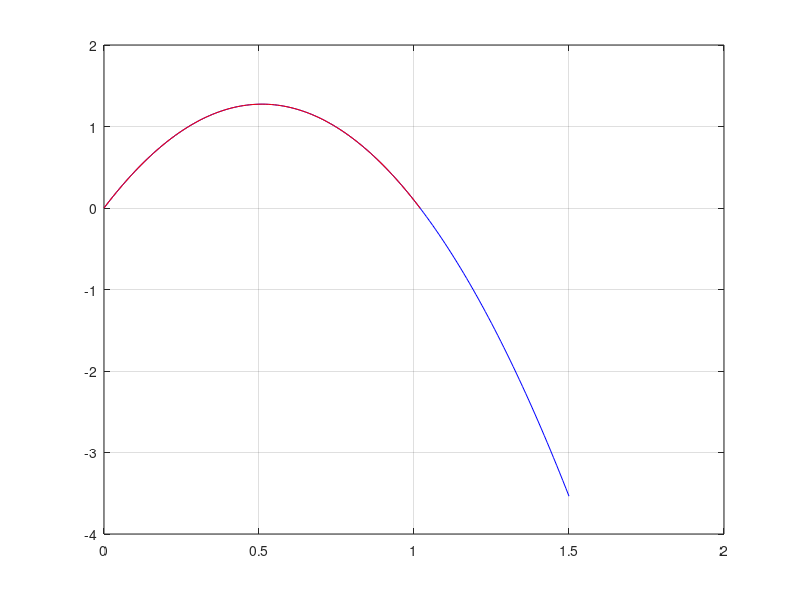

Source code (MATLAB):
clear all; close all;
g = 9.81;
v0 = 5;
t = 0:0.01:1.5;
y = v0*t - 0.5*g*t.^2;
i = 1;

%alturamax = y(1);
while y(i) >= 0 
  i = i + 1
end

fprintf('El tiempo empleado es: %f seg \n',t(i))
fprintf('El tiempo empleado producto de la expresion es: %f seg \n',2*v0/g)
t1 = 0:0.01:t(i);
y1 = v0*t1 - 0.5*g*t1.^2;
plot(t,y,'b',t1,y1,'r');grid on;
